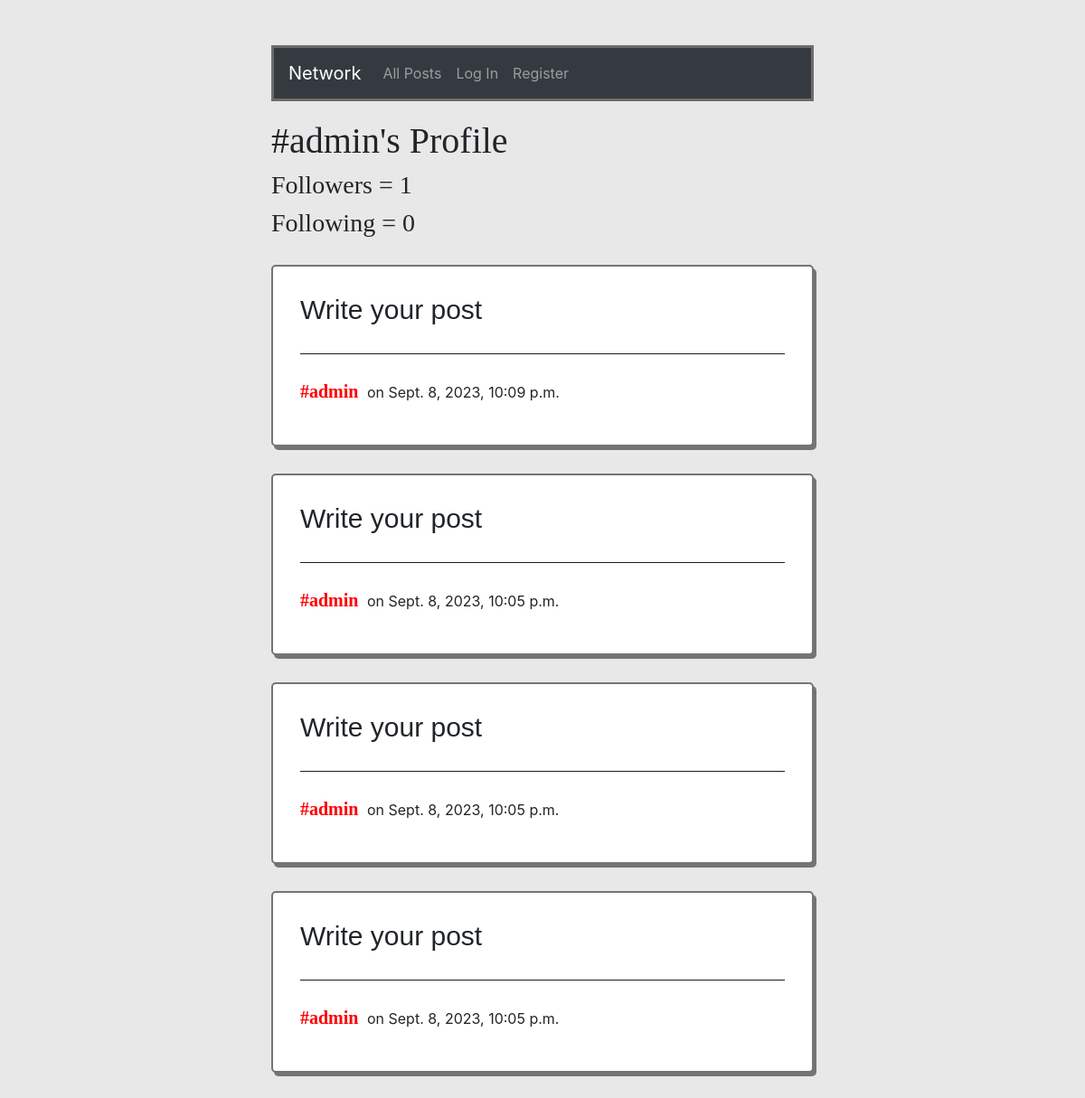
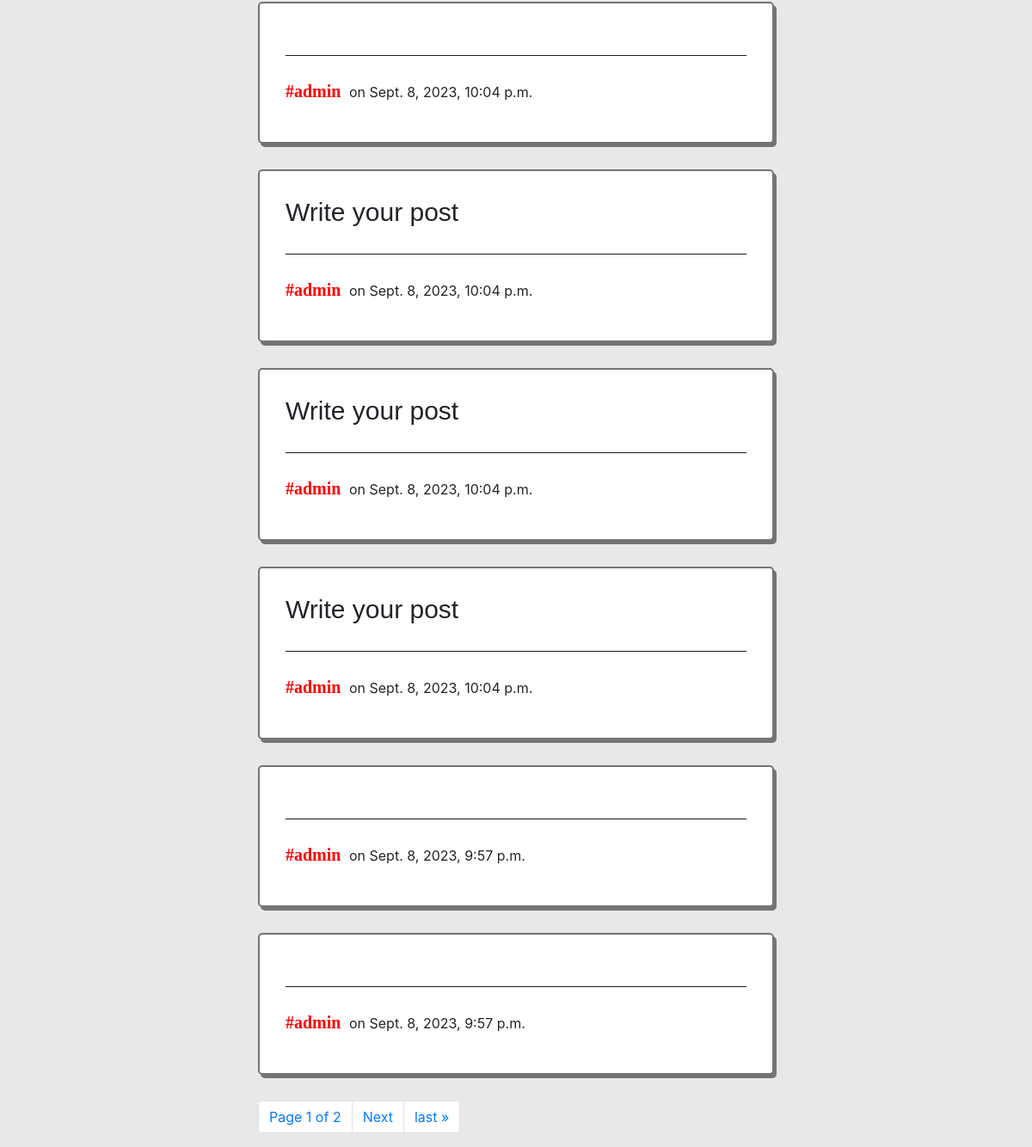
Page /profile/2 on the earlier database version (2 pictures, top to bottom).
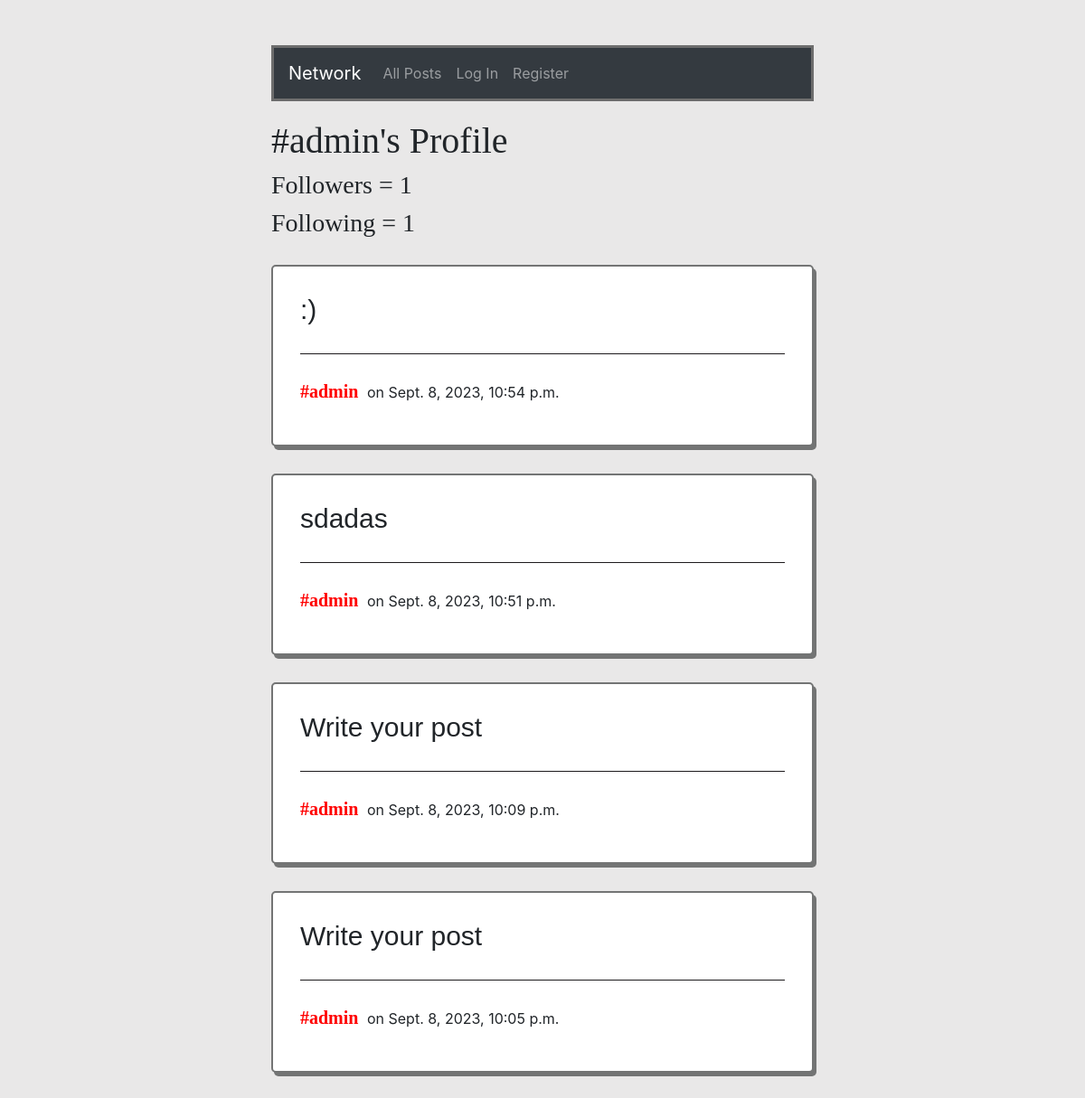
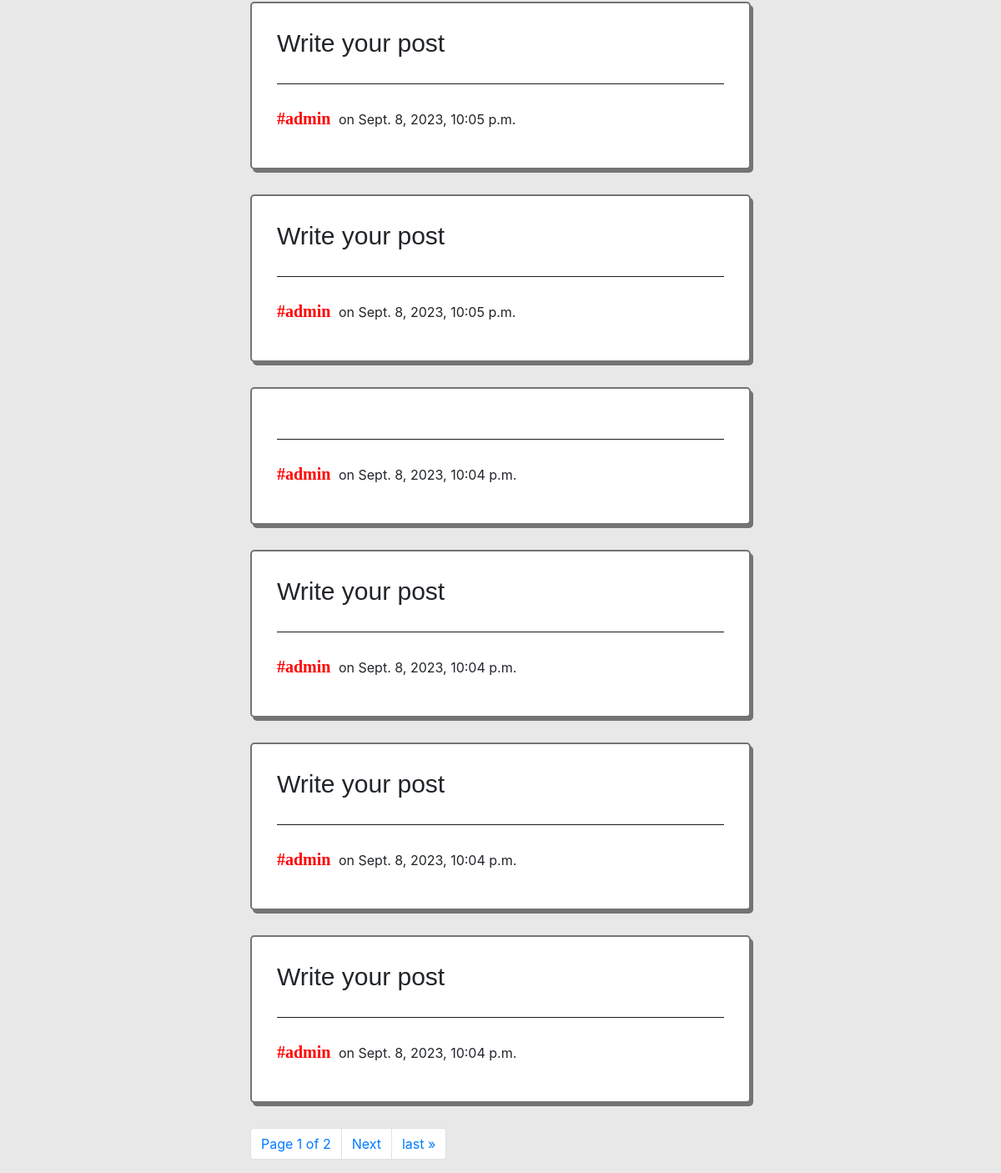
Same page on the later database version (2 pictures, top to bottom).
### network/models.py (models this page shows, shortened)
class Post(models.Model):
    content = models.CharField(max_length=260)
    user = models.ForeignKey(User, on_delete=models.CASCADE, related_name="writer")
    date = models.DateTimeField(auto_now_add=True)

class User(AbstractUser):
    pass

### network/views.py (the view)
# urls.py: path("profile/<int:user_id>", views.profile, name="profile"),
def profile(request, user_id):
    user = User.objects.get(pk=user_id)
    allPosts = Post.objects.filter(user=user).order_by("id").reverse()
    paginator = Paginator(allPosts, 10)
    page_number = request.GET.get('page')
    page_obj = paginator.get_page(page_number)
    following = Follow.objects.filter(user=user)
    followers = Follow.objects.filter(user_followed=user)
    try:
        checkFollow = followers.filter(user=User.objects.get(pk=request.user.id))
        if len(checkFollow) !=0:
            isFollowing = True
        else:
            isFollowing = False
    except:
        isFollowing = False
    return render(request, "network/profile.html", {
        "allPosts": allPosts,
        "page_obj": page_obj,
        "username": user.username,
        "following": following,
        "followers": followers,
        "isFollowing": isFollowing,
        "userExist": user
    })

### network/templates/network/profile.html (shortened to what this page needs)
{% extends "network/layout.html" %}
{% block body %}
<div id="body">
        <h1 style="font-family:fantasy">#{{ username }}'s Profile</h1>
        <div class="">
            <div class="">
                <h3 style="font-family:fantasy" class="">Followers = {{ followers.count }} </h3>
                <h3 style="font-family:fantasy" class="">Following = {{ following.count }}</h3>
            </div>
        </div>
        {% for post in page_obj %}
            <div class="allPosts">
                <h6 class="content" id="content_{{ post.id }}">{{ post.content }}</h6>
                <br>
                <h5 class="username"><a style="color: red; font-weight: bold; font-family:cursive" href="{% url 'profile' user_id=post.user.id %}">#{{ post.user }}</a></h5>
                <p class="date">on {{ post.date }}</p>
            </div>
        {% endfor %}
    <nav aria-label="Page navigation example">
        <ul class="pagination">
                <li class="page-item"><a href="" class="page-link">Page {{ page_obj.number }} of {{ page_obj.paginator.num_pages }}</a></li>
            {% if page_obj.has_next %}
                <li class="page-item"><a class="page-link" href="?page={{ page_obj.next_page_number }}">Next</a></li>
                <li class="page-item"><a class="page-link" href="?page={{ page_obj.paginator.num_pages }}">last &raquo;</a></li>
            {% endif %}
        </ul>
      </nav>
</div>
{% endblock %}

Differences in the rows shown:
removed Post: user "admin", date "Sept. 8, 2023, 9:57 p.m."
removed Post: user "admin", date "Sept. 8, 2023, 9:57 p.m."
added Post: content ":)", user "admin", date "Sept. 8, 2023, 10:54 p.m."
added Post: content "sdadas", user "admin", date "Sept. 8, 2023, 10:51 p.m."
Other differences:
{{ following.count }}: "0" → "1"
